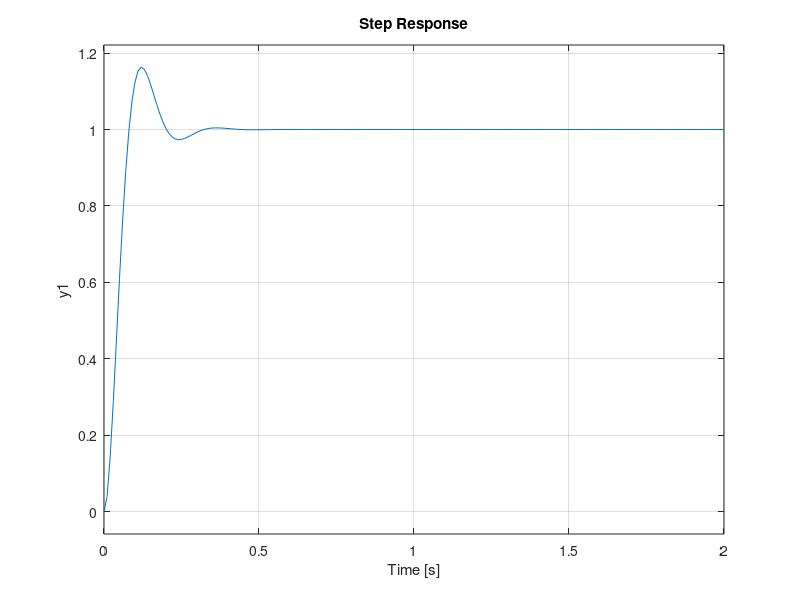
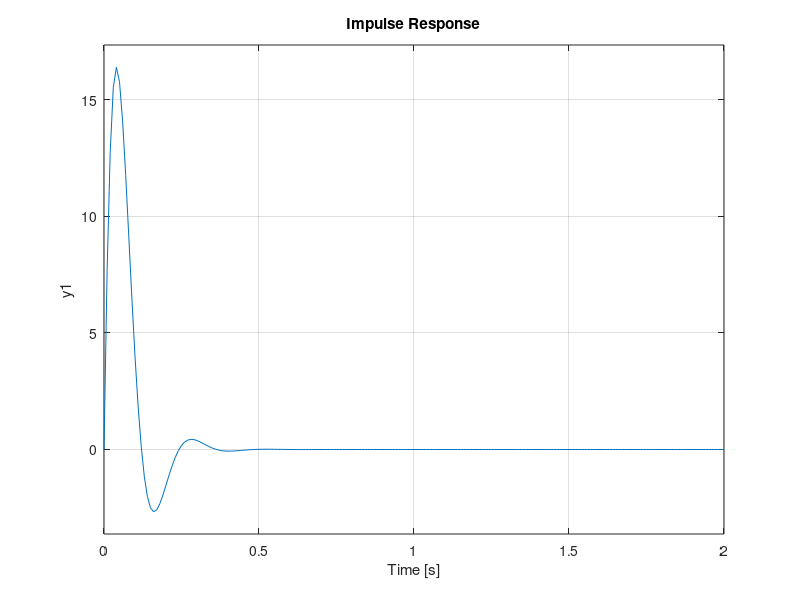

Here is the MATLAB script that generated these plots, in order: (Note: this script raises an error after producing the figures.)
clear all
clc
close all

G=tf([900],[1 30 900]);
H=tf([1],[1]);
TF=feedback(G,H)

% system=append(G,H);
% Q=[1 -2;2 1];
% total=connect(system,Q,1,1);
% total=tf(total);

% title('systemtype:type 0')
t=0:0.01:2;
sys=G
figure;
   step(sys,t)
     figure;
  impulse(sys,t)

disp(stepinfo(TF))
% title('systemtype:type 0')
t=0:0.01:2;
systotal=TF
 figure;
 step(TF,t)
 figure;
  impulse(TF,t)
 
%  lsim(TF,(t.^2)/2,t)

%root locus 
figure;
rlocus(G)

% bodeplot
figure;
bode(G)




% steadystate error
syms t s

rt1=1*t/t;
rt2=t;
rt3=t^2/2;

r1=laplace(rt1)
r2=laplace(rt2)
r3=laplace(rt3)
g=900/s^2+30*s+900;
h=1;

ess1=limit(s*r1/(1+g),0)
ess2=limit(s*r2/(1+g),0)
ess3=limit(s*r3/(1+g),0)

% ess1 = limit(a1,0)
% ess2 = limit(a2,0)
% ess3 = limit(a3,0)



%%%%%%%%%%%%%%%%%(PID)%%%%%%%%%%%%%%%%%%%%%%

GCpid=tf([0.0202 1.42426 20],[1  0]);

GGCpid=G*GCpid
finalpid=feedback(GGCpid,H,-1)


gpid=((0.0202*s^2+1.42426*s+20)/s)

ess1pid= limit(s*r1/(1+g*gpid),0)
% ess2=limit(s*r2/(1+g*gpid),0)
% ess3=limit(s*r3/(1+g*gpid),0)
figure;
step(finalpid)
figure;
impulse(finalpid)
figure;
rlocus(GGCpid)
figure;
bodeplot(GGCpid)


%%%%%%%%%%%%%%%%%%%%%%(lagcompensator)%%%%%%%%%%%%%%%%%


Gclag=tf([1 1/5],[1 1/(19*5)])
GGClag=G*Gclag
finallag=feedback(GGClag,H,-1)



glag=(s+0.2)/(s+(1/95));
g=900/(s^2+30*s+900);

 ess1lag = limit(s*r1/(1+glag*g),0)
% ess2lag = limit(s*r2/(1+glag*g),0)
% ess3lag= limit(s*r3/(1+glag*g),0)


figure;
step(finallag)
figure;
impulse(finallag)
figure;
rlocus(GGClag)
figure;
bodeplot(GGClag)






